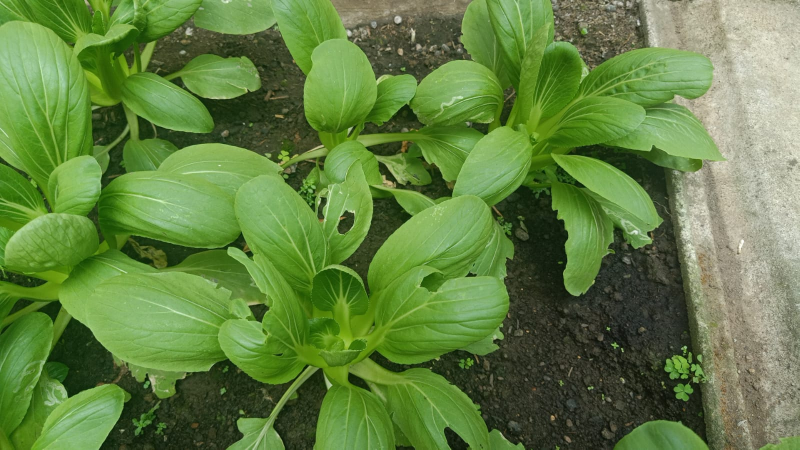
#> input picture Projek/Assets/set.jpeg, 1599 x 899 px, found by its file name (shown at 1/2 size)
$ jupyter execute Leaf-Spot-Disease.ipynb
#> lines starting #> are read from the running program, lines starting #| are printed output that depends on the picture; after the words box and inside, x2 and y2 are one past the last pixel; in counts of white or black regions, pixels touching at a corner belong together
[cell 1]
import cv2
import numpy as np

pic= cv2.imread('dataset/set.jpeg')
#> pic is the input picture: shape (899, 1599, 3); mean B, G, R 66.3, 128.8, 98
pic = cv2.resize(pic, dsize=(500, 400), interpolation=cv2.INTER_CUBIC)
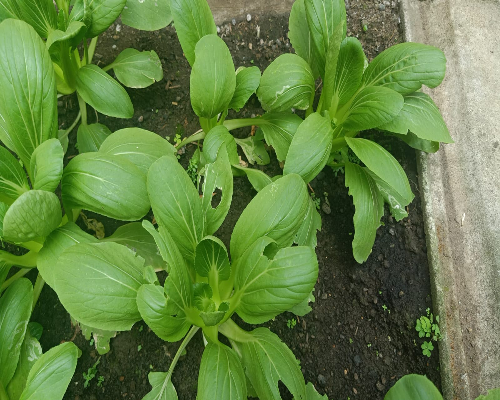
#> pic: shape (400, 500, 3); mean B, G, R 66.4, 128.8, 98
gray=cv2.cvtColor(pic,cv2.COLOR_BGR2GRAY)
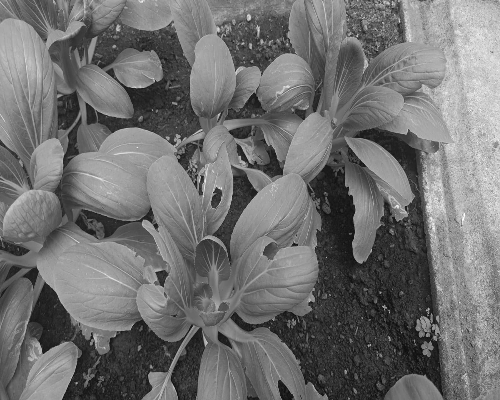
#> gray: shape (400, 500); min 9, max 254, mean 112.5
blur = cv2.GaussianBlur(gray,(5,5),5)
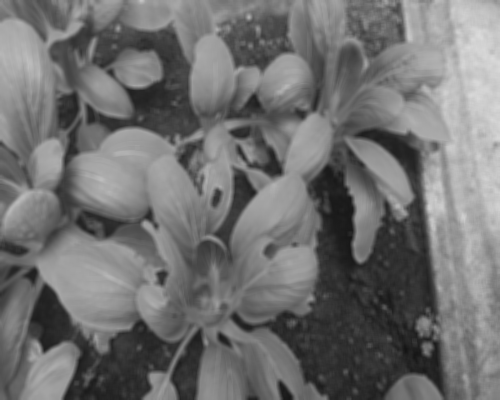
#> blur: shape (400, 500); min 20, max 220, mean 112.5
_,thres = cv2.threshold(blur, 100,250, cv2.THRESH_TOZERO)
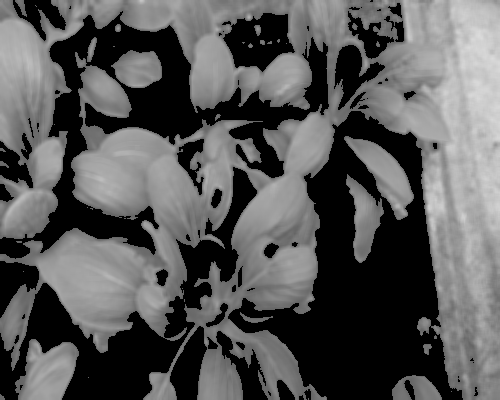
#> thres: shape (400, 500); min 0, max 220, mean 87.8
res = cv2.Canny(thres, 100, 250, L2gradient=True)
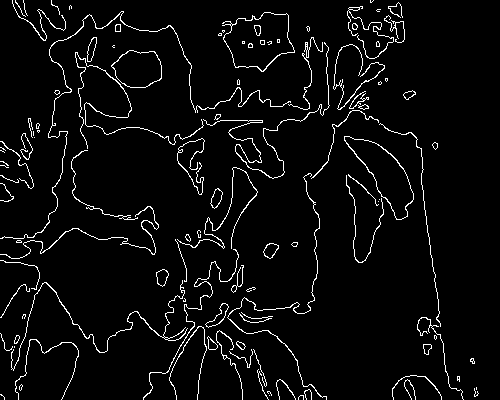
#> res: shape (400, 500); 4.5% white in thin lines or dots

circles = cv2.HoughCircles(res,cv2.HOUGH_GRADIENT,1,20,param1=200,param2=15,minRadius=80,maxRadius=100)
#> circles = [[119.5, 226.5, 99.4], [272.5, 218.5, 99.4]]
circles = np.uint16(np.around(circles))
#> circles = [[120, 226, 99], [272, 218, 99]]

mask = np.full((res.shape[0], res.shape[1]), 1, dtype=np.uint8)  # mask is only
clone = pic.copy()
for i in circles[0, :]:
    cv2.circle(mask, (i[0], i[1]), i[2], (255, 255, 255), -1)
    cv2.circle(clone, (i[0], i[1]), i[2], (255, 255, 255), 1)
#> this loop made 2 passes
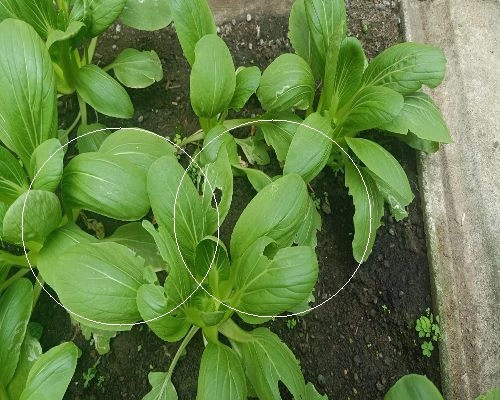
#> clone: shape (400, 500, 3); 0.56% of pixels changed, all inside (x1, y1, x2, y2) = (21, 119, 372, 326)
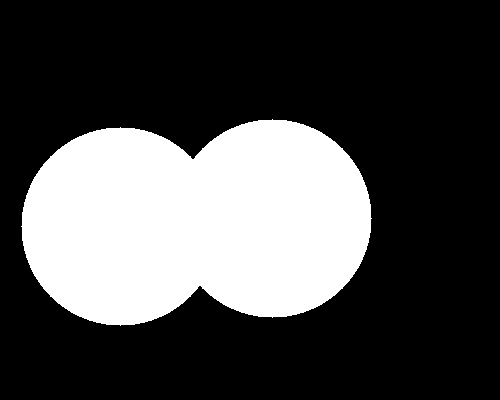
#> mask: shape (400, 500); values 1 (black) and 255 (white), 28.8% white; 1 white region, box (x1, y1, x2, y2) and area: (21, 119, 372, 326) 57561

# get first masked value (foreground)
fg = cv2.bitwise_or(res, res, mask=mask)

# get second masked value (background) mask must be inverted
mask = cv2.bitwise_not(mask)
background = np.full(res.shape, 255, dtype=np.uint8)
bk = cv2.bitwise_or(background, background, mask=mask)
#> background: shape (400, 500); every value is 255

# combine foreground+background
final = cv2.bitwise_or(fg, bk)
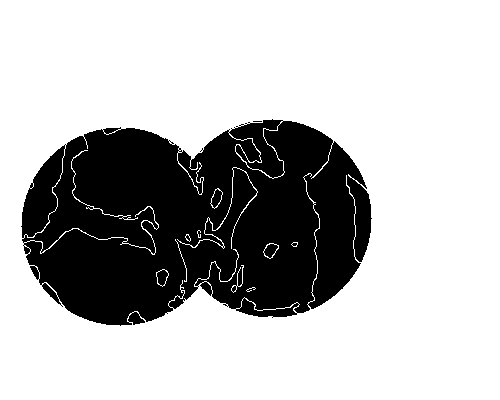
#> final: shape (400, 500); 72.5% white; 2 black regions (1 under 20 px), largest, box (x1, y1, x2, y2) and area: (21, 119, 372, 326) 54998

circles2 = cv2.HoughCircles(final,cv2.HOUGH_GRADIENT,1,20,param1=10,param2=12,minRadius=0,maxRadius=15)
#> circles2 = [[224.5, 273.5, 14.4], [245.5, 149.5, 9.6], [145.5, 224.5, 5.5], [185.5, 158.5, 7.3], [271.5, 250.5, 6.9], [162.5, 279.5, 4.6], [218.5, 192.5, 5.2]]

for j in circles2[0,:]:
    cv2.circle(clone,(int(j[0]),int(j[1])),5,(255,255,255),2)
#> this loop made 7 passes
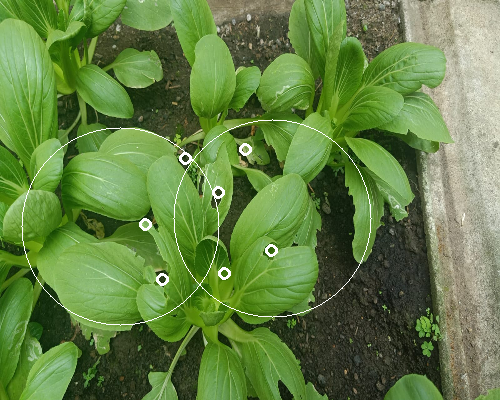
#> clone: shape (400, 500, 3); 0.31% of pixels changed, all inside (x1, y1, x2, y2) = (139, 143, 278, 286)

result = np.concatenate((clone,pic),axis=1)
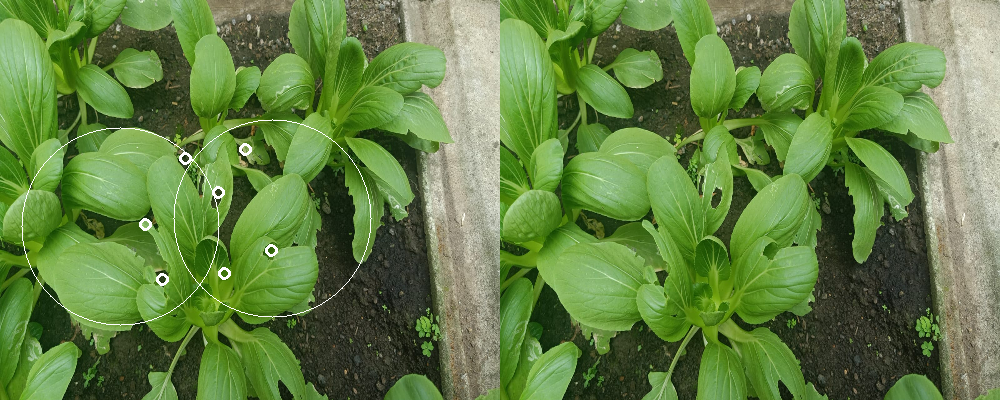
#> result: shape (400, 1000, 3); mean B, G, R 67.3, 129.4, 98.7
cv2.imshow('Hole',result)
cv2.waitKey(0)
cv2.destroyAllWindows()
